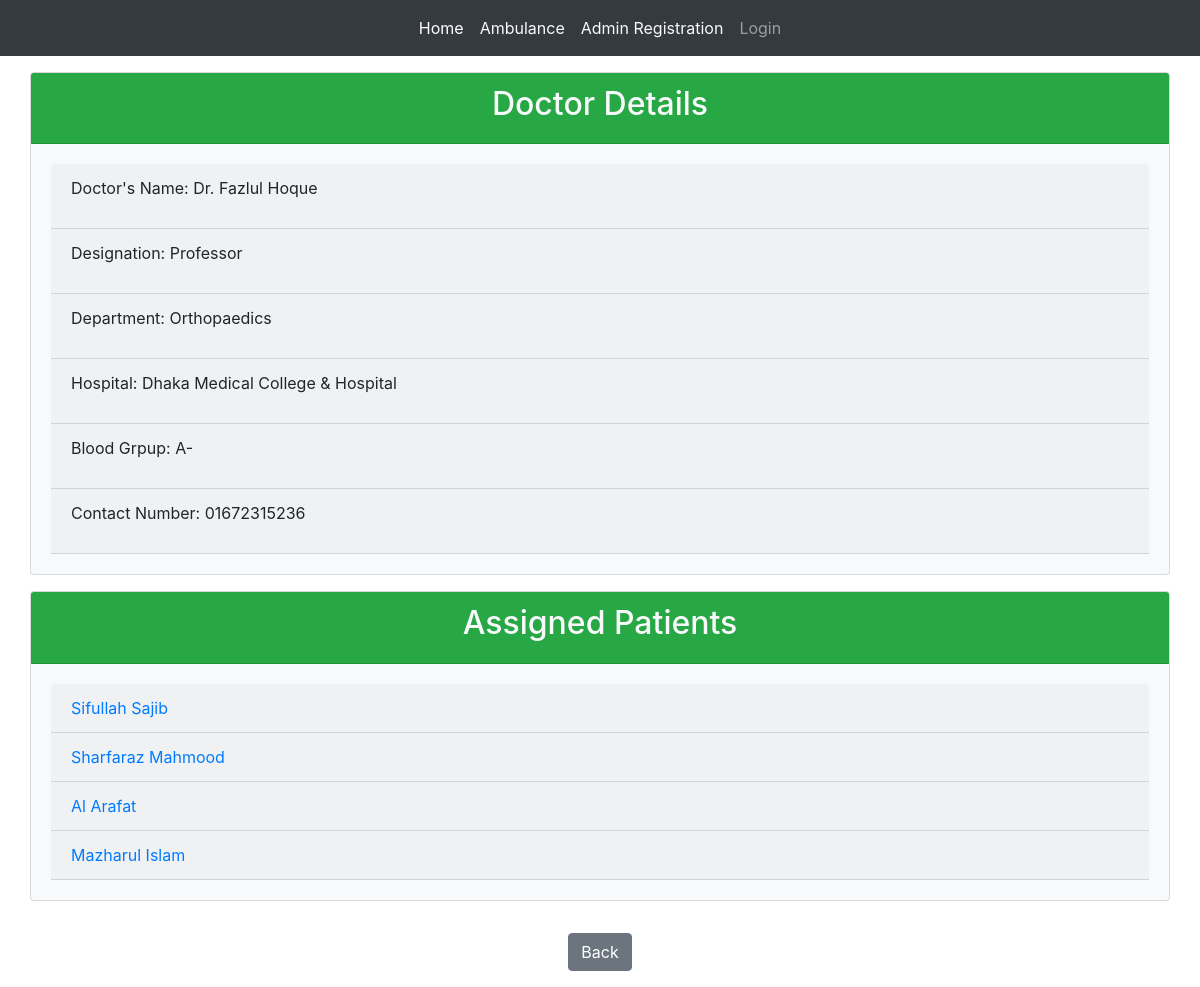
/doctor_details/1/, run on the app's committed database.
### patientMonitor/models.py (models this page shows, shortened)
class doctor_registration(models.Model):
    user = models.OneToOneField(User,on_delete=models.CASCADE)
    Doctor_Name = models.CharField(max_length=100,blank=True)
    Designation = models.CharField(max_length=100,blank=True)
    stvalue = (
        ("Cardiology","Cardiology"),
        ("Neurology","Neurology"),
        ("Orthopaedics","Orthopaedics"),
        ("Gynecology","Gynecology")
    )
    Department = models.CharField(max_length=50,choices=stvalue,blank=True,null=True)
    Hospital_Name = models.CharField(max_length=250,blank=True)
    bvalue=(
        ("O-","O-"),
        ("O+","O+"),
        ("A-","A-"),
        ("A+","A+"),
        ("B-","B-"),
        ("B+","B+"),
        ("AB-","AB-"),
        ("AB+","AB+")
    )
    Blood_Group = models.CharField(max_length=5,choices=bvalue)
    Phone_No = models.CharField(max_length=14,unique=True,blank=True)

class patient_registration(models.Model):
    Patient_Name = models.CharField(max_length=100,blank=True)
    Age = models.IntegerField(blank=True)
    svalue=(
        ("Male","Male"),
        ("Female","Female"),
        ("Other","Other")
    )
    sex = models.CharField(max_length=10,choices=svalue)
    bvalue=(
        ("O-","O-"),
        ("O+","O+"),
        ("A-","A-"),
        ("A+","A+"),
        ("B-","B-"),
        ("B+","B+"),
        ("AB-","AB-"),
        ("AB+","AB+")
    )
    Blood_Group = models.CharField(max_length=5,choices=bvalue)
    Weight = models.FloatField(blank=True)
    Height = models.IntegerField(blank=True)
    Ward_No = models.IntegerField(blank=True,null=True)
    Room_No = models.IntegerField(blank=True,null=True)
    Bed_No = models.IntegerField(blank=True,null=True)
    Phone_No = models.CharField(max_length=14,blank=True)
    slug = models.SlugField(max_length=1264,unique=True)
    stvalue = (
        ("Cardiology","Cardiology"),
        ("Neurology","Neurology"),
        ("Orthopaedics","Orthopaedics"),
        ("Gynecology","Gynecology")
    )
    Department = models.CharField(max_length=50,choices=stvalue,blank=True,null=True)
    mvalue = (
        ("Hospital","Hospital"),
        ("Home","Home")
    )
    Monitoring = models.CharField(max_length=50,choices=mvalue,blank=True,null=True)
    doctor = models.ForeignKey(doctor_registration,on_delete=models.CASCADE, null=True, related_name='patient_list')

### patientMonitor/views.py (the view)
# urls.py: path('doctor_details/<pk>/',views.doctor_details.as_view(),name='doctor_details'),
class doctor_details(DetailView):
    context_object_name = 'doctor_registration'
    model = models.doctor_registration
    template_name = 'patientMonitor/doctor_details.html'

### templates/patientMonitor/doctor_details.html
{% extends 'patientMonitor/base.html' %}
{% load crispy_forms_tags %}
{% block body_block %}
<div class="container-fluid m-auto">
  <div class="card bg-light mt-3">
    <div class="card-header text-center bg-success text-light"><h2>Doctor Details</h2></div>
    <div class="card-body">
      <div class="card-header">
        <p>Doctor's Name: {{doctor_registration.Doctor_Name}}</p>
      </div>
      <div class="card-header">
        <p>Designation: {{doctor_registration.Designation}}</p>
      </div>
      <div class="card-header">
        <p>Department: {{doctor_registration.Department}}</p>
      </div>
      <div class="card-header">
        <p>Hospital: {{doctor_registration.Hospital_Name}}</p>
      </div>
      <div class="card-header">
        <p>Blood Grpup: {{doctor_registration.Blood_Group}}</p>
      </div>
      <div class="card-header">
        <p>Contact Number: {{doctor_registration.Phone_No}}</p>
      </div>
    </div>
  </div>
</div>
<div class="container-fluid m-auto">
  <div class="card bg-light mt-3 mb-3">
    <div class="card-header text-center bg-success text-light"><h2>Assigned Patients</h2></div>
    <div class="card-body">
      {% for patient_registration in doctor_registration.patient_list.all %}
      <div class="card-header">
          <a href="{% url 'patientMonitor:patient_details' pk=patient_registration.pk %}">{{patient_registration.Patient_Name}}</a>
      </div>
      {% endfor %}
    </div>
  </div>
</div>
<div class="container m-auto text-center">
  <a class="btn btn-secondary my-3" href="{% url 'patientMonitor:doctor_list' %}">Back</a>
</div>
{% endblock %}

### data on the page
doctor_registration: Doctor_Name "Dr. Fazlul Hoque", Designation "Professor", Department "Orthopaedics", Hospital_Name "Dhaka Medical College & Hospital", Blood_Group "A-", Phone_No "01672315236"
patient_registration: Patient_Name "Sifullah Sajib"
patient_registration: Patient_Name "Sharfaraz Mahmood"
patient_registration: Patient_Name "Al Arafat"
patient_registration: Patient_Name "Mazharul Islam"
